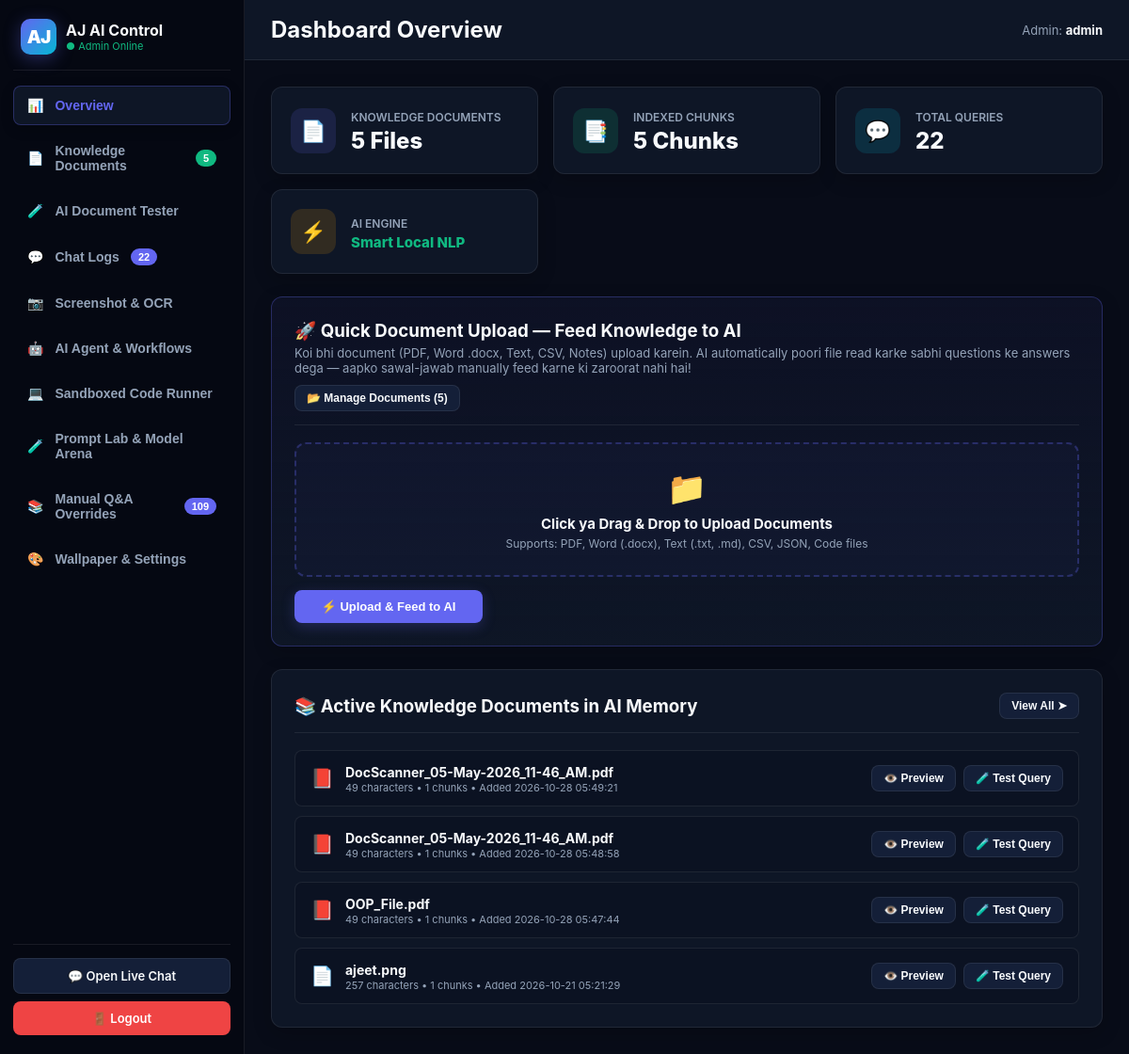
Screenshot of /admin (signed in) with the database file from the repository.
### tables this page shows
CREATE TABLE documents (
                id            INTEGER PRIMARY KEY AUTOINCREMENT,
                filename      TEXT NOT NULL,
                file_type     TEXT NOT NULL,
                file_size     INTEGER DEFAULT 0,
                char_count    INTEGER DEFAULT 0,
                summary       TEXT DEFAULT '',
                content       TEXT NOT NULL,
                created_at    TIMESTAMP DEFAULT CURRENT_TIMESTAMP
            );

### app.py (the view)
@app.route("/admin")
@admin_required
def admin():
    questions = load_questions()
    documents = get_all_documents()
    conn      = get_db()
    history   = conn.execute(
        "SELECT id, user_question, bot_answer, intent, confidence, created_at "
        "FROM history ORDER BY id DESC LIMIT 100"
    ).fetchall()
    total_queries = conn.execute("SELECT COUNT(*) FROM history").fetchone()[0]
    total_chunks  = conn.execute("SELECT COUNT(*) FROM document_chunks").fetchone()[0]
    today_date    = datetime.now().strftime("%Y-%m-%d")
    today_queries = conn.execute(
        "SELECT COUNT(*) FROM history WHERE DATE(created_at) = ?", (today_date,)
    ).fetchone()[0]
    conn.close()
    gemini_key = get_setting("gemini_api_key", os.environ.get("GEMINI_API_KEY", "")).strip()
    masked_key = (gemini_key[:4] + "..." + gemini_key[-4:]) if len(gemini_key) > 8 else ("Configured" if gemini_key else "")
    stats = {
        "total_docs":     len(documents),
        "total_chunks":   total_chunks,
        "total_qa":       len(questions),
        "total_queries":  total_queries,
        "today_queries":  today_queries,
        "admin_user":     session.get("admin_username", "admin"),
        "has_gemini":     bool(gemini_key),
        "gemini_masked":  masked_key,
        "ocr_available":  WINSDK_OCR_AVAILABLE,
    }
    return render_template(
        "admin.html",
        login     = False,
        documents = documents,
        questions = questions,
        history   = history,
        stats     = stats,
    )

### app.py (called while the page is built)
def get_db() -> sqlite3.Connection:
    conn = sqlite3.connect(DATABASE, timeout=10)
    conn.row_factory = sqlite3.Row
    return conn

def get_setting(key: str, default: str = "") -> str:
    try:
        conn = get_db()
        row = conn.execute("SELECT value FROM settings WHERE key = ?", (key,)).fetchone()
        conn.close()
        return row["value"] if row and row["value"] is not None else default
    except Exception:
        return default

def load_questions() -> list[dict]:
    if not os.path.exists(QA_FILE):
        log.warning("qa_data.json not found.")
        return []
    try:
        with open(QA_FILE, encoding="utf-8") as fh:
            data = json.load(fh)
        return data if isinstance(data, list) else []
    except (json.JSONDecodeError, OSError) as exc:
        log.error("load_questions: %s", exc)
        return []

def get_all_documents() -> list[dict]:
    try:
        conn = get_db()
        rows = conn.execute("""
            SELECT d.id, d.filename, d.file_type, d.file_size, d.char_count, d.summary, d.created_at,
                   COUNT(c.id) AS chunk_count
            FROM documents d
            LEFT JOIN document_chunks c ON d.id = c.doc_id
            GROUP BY d.id
            ORDER BY d.id DESC
        """).fetchall()
        conn.close()
        return [dict(r) for r in rows]
    except Exception as exc:
        log.error("get_all_documents error: %s", exc)
        return []

def admin_required(fn):
    @wraps(fn)
    def wrapper(*args, **kwargs):
        if not session.get("admin"):
            return redirect("/admin/login")
        return fn(*args, **kwargs)
    return wrapper

### templates/admin.html (shortened to what this page needs)
<!DOCTYPE html>
<html lang="en" data-theme="cyber">
<head>
</head>
<body>
{% if login %}
<div class="login-wrapper">
    <div class="login-card">
        <div class="login-logo">AJ</div>
        <h1 style="font-size:22px; font-weight:800; margin-bottom:6px;">AJ AI Control Panel</h1>
        <p style="font-size:13px; color:var(--muted); margin-bottom:24px;">Enter your administrator credentials</p>
        {% if error %}
            <div class="error-msg">⚠️ {{ error }}</div>
        {% endif %}
        <form method="POST">
            <div class="form-row" style="text-align: left;">
                <label>Username</label>
                <input type="text" name="username" placeholder="admin" required autocomplete="off">
            </div>
            <div class="form-row" style="text-align: left;">
                <label>Password</label>
                <input type="password" name="password" placeholder="••••••••" required>
            </div>
            <button type="submit" class="btn btn-primary" style="width: 100%; padding: 12px; margin-top: 8px;">
                Secure Login ➤
            </button>
        </form>
    </div>
</div>
{% else %}
<div class="admin-layout">
    <aside class="admin-sidebar" id="adminSidebar">
        <div class="admin-brand">
            <div class="admin-brand-icon">AJ</div>
            <div>
                <strong style="font-size:16px;">AJ AI Control</strong>
                <div style="font-size:11px; color:#10b981;">● Admin Online</div>
            </div>
        </div>
        <nav class="nav-tabs">
            <button class="nav-tab active" onclick="switchTab('dashboard')">
                <span>📊</span> Overview
            </button>
            <button class="nav-tab" onclick="switchTab('documents')">
                <span>📄</span> Knowledge Documents <span class="badge" style="background:#10b981;" id="navDocBadge">{{ stats.total_docs }}</span>
            </button>
            <button class="nav-tab" onclick="switchTab('sandbox')">
                <span>🧪</span> AI Document Tester
            </button>
            <button class="nav-tab" onclick="switchTab('logs')">
                <span>💬</span> Chat Logs <span class="badge">{{ stats.total_queries }}</span>
            </button>
            <button class="nav-tab" onclick="switchTab('fileqa')">
                <span>📷</span> Screenshot & OCR
            </button>
            <button class="nav-tab" onclick="switchTab('agentworkflow')">
                <span>🤖</span> AI Agent & Workflows
            </button>
            <button class="nav-tab" onclick="switchTab('coderunner')">
                <span>💻</span> Sandboxed Code Runner
            </button>
            <button class="nav-tab" onclick="switchTab('promptarena')">
                <span>🧪</span> Prompt Lab & Model Arena
            </button>
            <button class="nav-tab" onclick="switchTab('questions')">
                <span>📚</span> Manual Q&A Overrides <span class="badge">{{ questions|length }}</span>
            </button>
            <button class="nav-tab" onclick="switchTab('settings')">
                <span>🎨</span> Wallpaper & Settings
            </button>
        </nav>
        <div class="admin-bottom-actions">
            <a class="btn btn-secondary" href="/" target="_blank">💬 Open Live Chat</a>
            <a class="btn btn-danger" href="/admin/logout">🚪 Logout</a>
        </div>
    </aside>
    <main class="admin-main">
        <header class="admin-topbar">
            <div style="display:flex; align-items:center; gap:12px;">
                <h2 id="topbarTitle">Dashboard Overview</h2>
            </div>
            <div style="display:flex; align-items:center; gap:12px;">
                <span style="font-size:13px; color:var(--muted);">Admin: <strong style="color:var(--text);">{{ stats.admin_user }}</strong></span>
            </div>
        </header>
        <div class="admin-content">
            <div class="tab-content active" id="tab-dashboard">
                <div class="stats-grid">
                    <div class="stat-card">
                        <div class="stat-icon purple">📄</div>
                        <div class="stat-info">
                            <span>Knowledge Documents</span>
                            <strong>{{ stats.total_docs }} Files</strong>
                        </div>
                    </div>
                    <div class="stat-card">
                        <div class="stat-icon green">📑</div>
                        <div class="stat-info">
                            <span>Indexed Chunks</span>
                            <strong>{{ stats.total_chunks }} Chunks</strong>
                        </div>
                    </div>
                    <div class="stat-card">
                        <div class="stat-icon cyan">💬</div>
                        <div class="stat-info">
                            <span>Total Queries</span>
                            <strong>{{ stats.total_queries }}</strong>
                        </div>
                    </div>
                    <div class="stat-card">
                        <div class="stat-icon amber">⚡</div>
                        <div class="stat-info">
                            <span>AI Engine</span>
                            <strong style="color:#10b981; font-size:15px;">{{ 'Gemini 1.5 Flash' if stats.has_gemini else 'Smart Local NLP' }}</strong>
                        </div>
                    </div>
                </div>
                <div class="panel-card" style="border: 1px solid var(--border-glow); background: linear-gradient(180deg, rgba(99,102,241,0.06) 0%, var(--surface) 100%);">
                    <div class="panel-header" style="flex-wrap: wrap; gap: 10px;">
                        <div>
                            <h3 style="display:flex; align-items:center; gap:8px;">🚀 Quick Document Upload — Feed Knowledge to AI</h3>
                            <p style="font-size:13px; color:var(--muted); margin-top:4px;">
                                Koi bhi document (PDF, Word .docx, Text, CSV, Notes) upload karein. AI automatically poori file read karke sabhi questions ke answers dega — aapko sawal-jawab manually feed karne ki zaroorat nahi hai!
                            </p>
                        </div>
                        <button type="button" class="btn btn-secondary btn-sm" onclick="switchTab('documents')">
                            📂 Manage Documents ({{ stats.total_docs }})
                        </button>
                    </div>
                    <form id="quickDocUploadForm" enctype="multipart/form-data" onsubmit="handleQuickDocUpload(event)">
                        <div class="fileqa-dropzone" id="quickDropzone" onclick="document.getElementById('quickDocFileInput').click()" style="padding: 26px 20px; margin-bottom: 14px;">
                            <div style="font-size:34px; margin-bottom:8px;">📁</div>
                            <h4 id="quickDropzoneLabel" style="font-size:15px; margin-bottom:4px;">Click ya Drag & Drop to Upload Documents</h4>
                            <p style="font-size:12px; color:var(--muted);">Supports: PDF, Word (.docx), Text (.txt, .md), CSV, JSON, Code files</p>
                        </div>
                        <div style="display:flex; gap:12px; align-items:center; flex-wrap:wrap;">
                            <button type="submit" class="btn btn-primary" id="quickUploadBtn" style="min-width:200px;">
                                ⚡ Upload & Feed to AI
                            </button>
                        </div>
                    </form>
                </div>
                <div class="panel-card">
                    <div class="panel-header">
                        <h3>📚 Active Knowledge Documents in AI Memory</h3>
                        <button type="button" class="btn btn-secondary btn-sm" onclick="switchTab('documents')">View All ➤</button>
                    </div>
                    {% if documents %}
                    <div style="display:flex; flex-direction:column; gap:10px;">
                        {% for doc in documents[:4] %}
                        <div style="display:flex; align-items:center; justify-content:space-between; background:var(--input); border:1px solid var(--border); border-radius:8px; padding:12px 16px;">
                            <div style="display:flex; align-items:center; gap:12px;">
                                <span style="font-size:20px;">
                                    {% if doc.file_type == 'pdf' %}📕{% elif doc.file_type == 'docx' %}📘{% elif doc.file_type == 'code' %}💻{% else %}📄{% endif %}
                                </span>
                                <div>
                                    <strong style="font-size:14px; color:var(--text);">{{ doc.filename }}</strong>
                                    <div style="font-size:11px; color:var(--muted);">
                                        {{ doc.char_count }} characters • {{ doc.chunk_count }} chunks • Added {{ doc.created_at }}
                                    </div>
                                </div>
                            </div>
                            <div style="display:flex; gap:8px;">
                                <button type="button" class="btn btn-secondary btn-sm" onclick="previewDocument({{ doc.id }}, {{ doc.filename|tojson }})">👁️ Preview</button>
                                <button type="button" class="btn btn-secondary btn-sm" onclick="testDocQuery({{ doc.filename|tojson }})">🧪 Test Query</button>
                            </div>
                        </div>
                        {% endfor %}
                    </div>
                    {% else %}
                    <p style="text-align:center; color:var(--muted); padding:20px;">
                        Abhi tak koi document upload nahi hua hai. Upar diye gaye box se koi bhi document upload karein!
                    </p>
                    {% endif %}
                </div>
            </div>
        </div>
    </main>
</div>
{% endif %}
</body>
</html>

### rows the page displays
documents: filename "DocScanner_05-May-2026_11-46_AM.pdf", char_count "49", chunk_count "1", created_at "2026-10-28 05:49:21"
documents: filename "DocScanner_05-May-2026_11-46_AM.pdf", char_count "49", chunk_count "1", created_at "2026-10-28 05:48:58"
documents: filename "OOP_File.pdf", char_count "49", chunk_count "1", created_at "2026-10-28 05:47:44"
documents: filename "ajeet.png", char_count "257", chunk_count "1", created_at "2026-10-21 05:21:29"

### other values shown
{{ stats.total_docs }} "5"
{{ stats.total_queries }} "22"
{{ questions|length }} "109"
{{ stats.admin_user }} "admin"
{{ stats.total_chunks }} "5"
{{ 'Gemini 1.5 Flash' if stats.has_gemini else 'Smart Local NLP' }} "Smart Local NLP"
